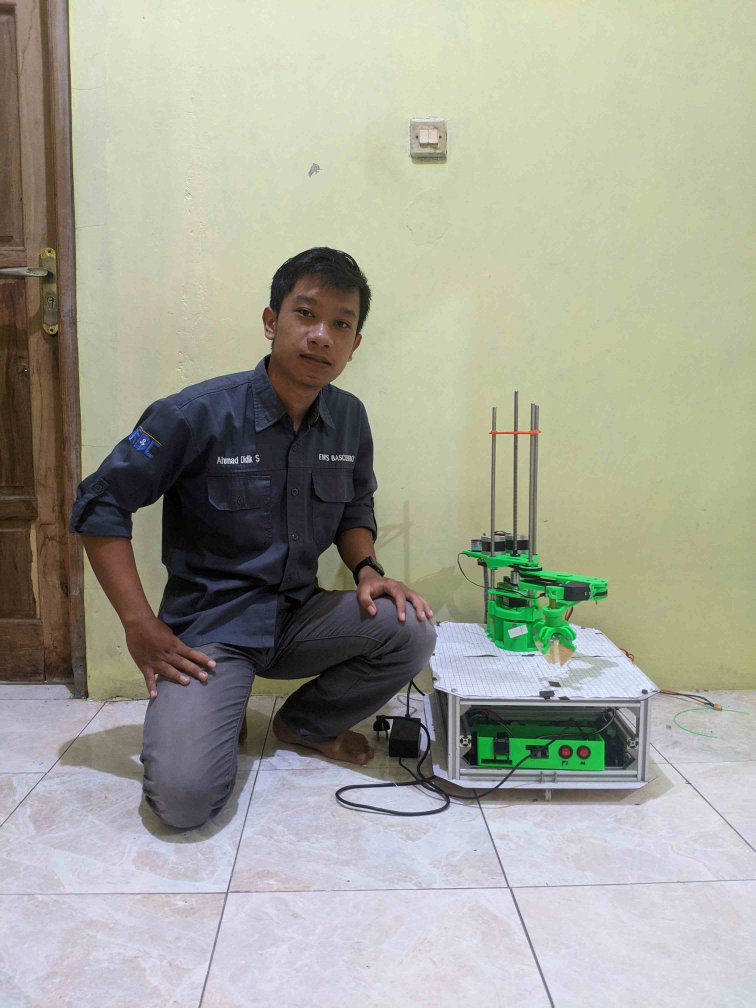
#> input picture face_detection/face_detection_haar_cascade/images/didik.jpg, 3024 x 4032 px, given in place of the camera (shown at 1/4 size)
$ python haar_cascade_detection_video.py
#> lines starting #> are read from the running program, lines starting #| are printed output that depends on the picture; after the words box and inside, x2 and y2 are one past the last pixel; in counts of white or black regions, pixels touching at a corner belong together
#USAGE
#python haar_cascade_detection_video.py

#import the necassary packages
from imutils.video import VideoStream
import argparse
import imutils
import time
import cv2 as cv

# construct the argument parser and parse the arguments
ap = argparse.ArgumentParser()
ap.add_argument("-c", "--cascade", type=str,
    default="haarcascade_frontalface_default.xml",
    help="path to haar cascade face detector")
args = vars(ap.parse_args())

# load the haar cascade face detector from disk
print("[INFO] loading face detector...")
detector = cv.CascadeClassifier(args["cascade"])

# initialize the video
print("[INFO] starting videostream")
vs = VideoStream(src=0).start()
time.sleep(2)

#loop over the frames from the video stream
while True:
    #grab the frame from the video stream and resize it and convert into grayscale
    frame = vs.read()
#> frame is the input picture: shape (4032, 3024, 3); mean B, G, R 151.4, 164.3, 163.6
    frame = imutils.resize(frame, width=800)
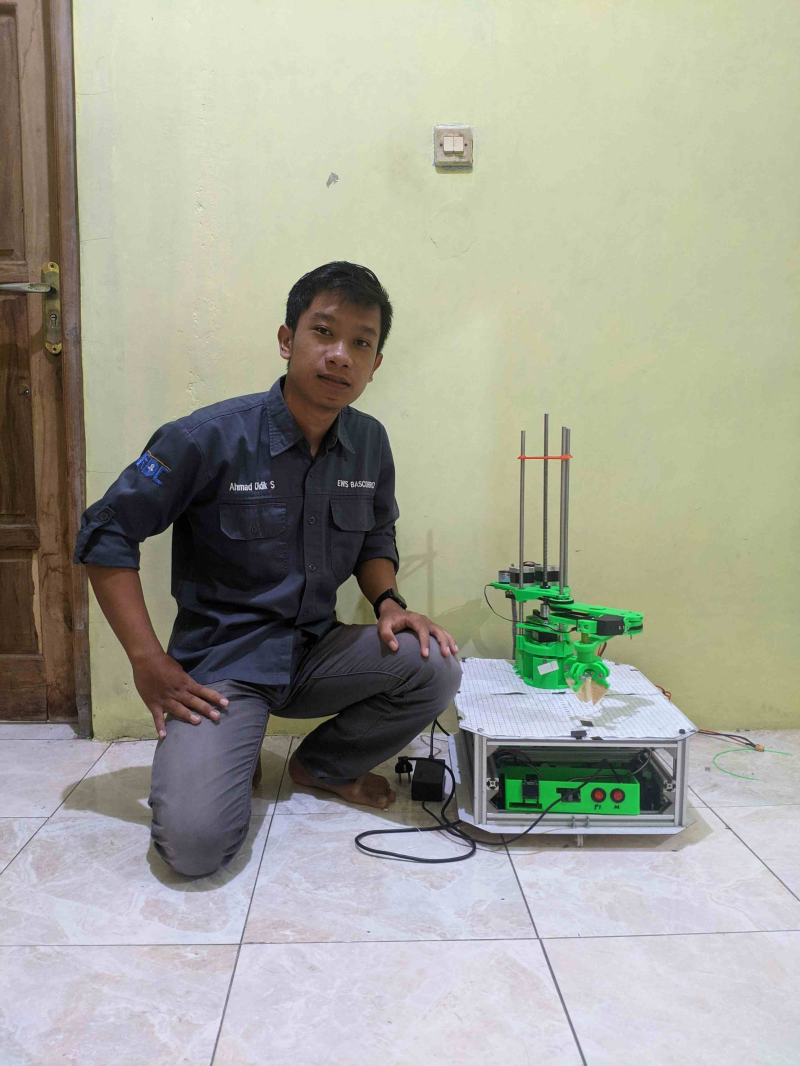
#> frame: shape (1066, 800, 3); mean B, G, R 151.4, 164.3, 163.6
    gray = cv.cvtColor(frame, cv.COLOR_BGR2GRAY)
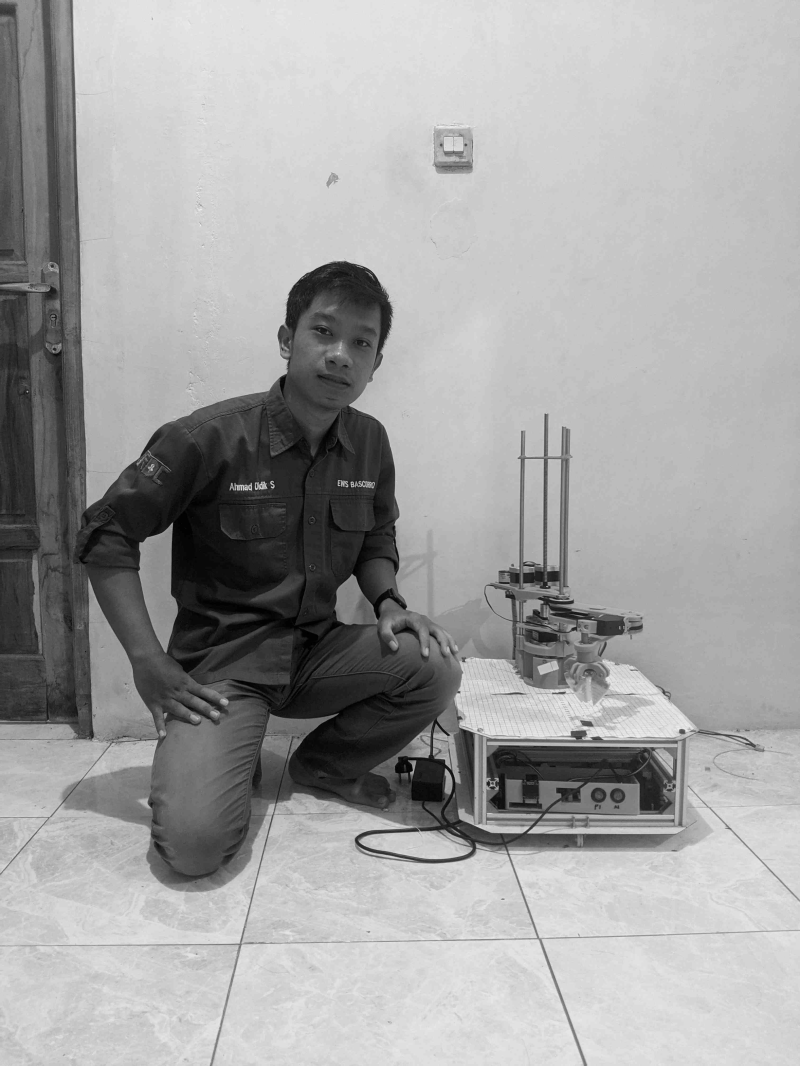
#> gray: shape (1066, 800); min 0, max 240, mean 162.6

    #perform face detection
    rects = detector.detectMultiScale(gray, scaleFactor=1.05,
        minNeighbors=5, minSize=(30, 30),
        flags=cv.CASCADE_SCALE_IMAGE)
#> rects = [[28, 537, 48, 48], [282, 294, 113, 113]]

    #perform over the bounding boxes
    for (x,y,w,h) in rects:
        #draw the face bounding box on the image
        cv.rectangle(frame, (x,y), (x+w, y+h), (0,255,0), 2)
#> this loop made 2 passes
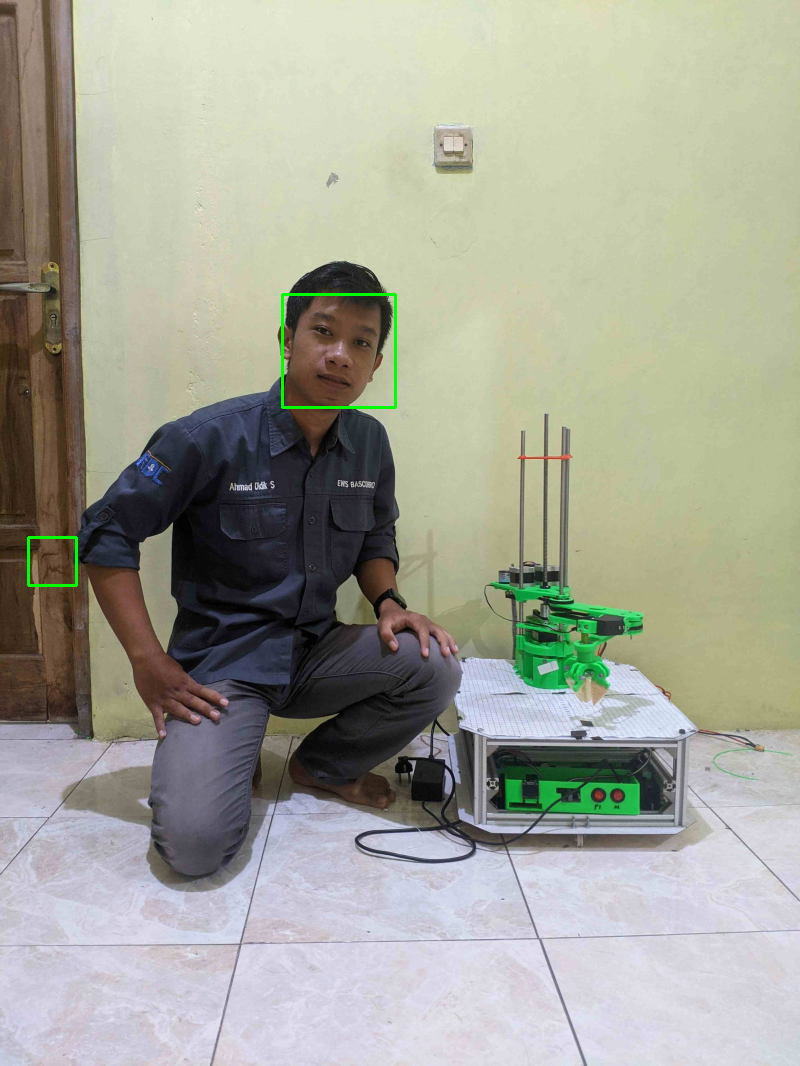
#> frame: shape (1066, 800, 3); 0.23% of pixels changed, all inside (x1, y1, x2, y2) = (27, 293, 397, 587)

    # show the output
    cv.imshow("Frame", frame)
    key = cv.waitKey(1) & 0xFF
#> (key q is pressed here)

    #if the `q` key was pressed, break from the loop
    if key == ord("q"):
        break

cv.destroyAllWindows()
vs.stop()

$ run again, on face_detection/face_detection_haar_cascade/images/tim.jpg
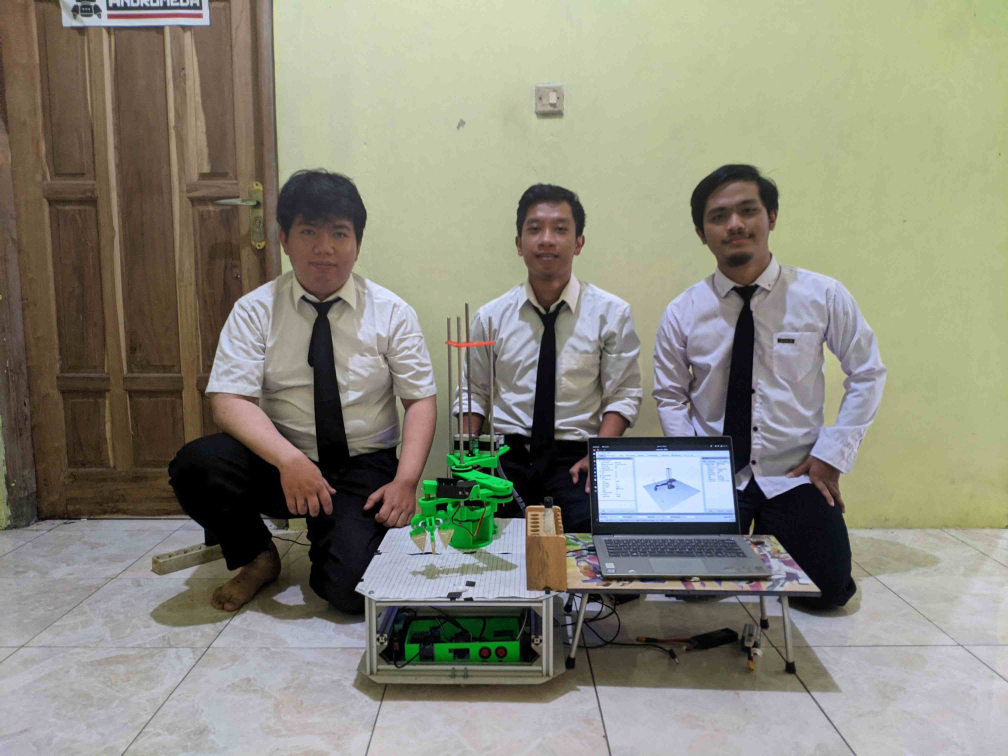
#> input picture face_detection/face_detection_haar_cascade/images/tim.jpg, 4032 x 3024 px, given in place of the camera (shown at 1/4 size)
#> frame is the input picture: shape (3024, 4032, 3); mean B, G, R 122.5, 136.7, 138.1
#> `gray = cv.cvtColor(frame, cv.COLOR_BGR2GRAY)`:
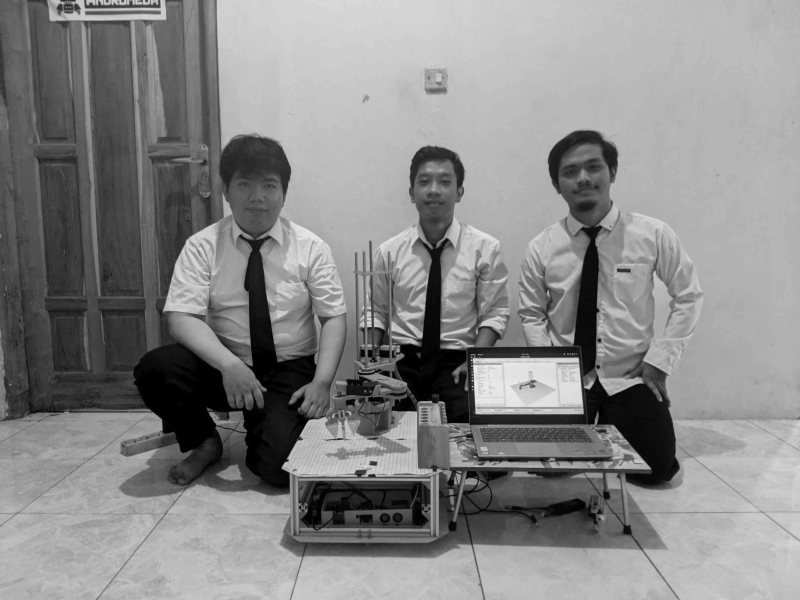
#> gray: shape (600, 800); min 0, max 239, mean 135.5
#> rects = [[405, 158, 59, 59], [550, 144, 65, 65], [229, 165, 58, 58]]
#> the loop `for (x,y,w,h) in rects:` made 3 passes
#> after the loop `for (x,y,w,h) in rects:`:
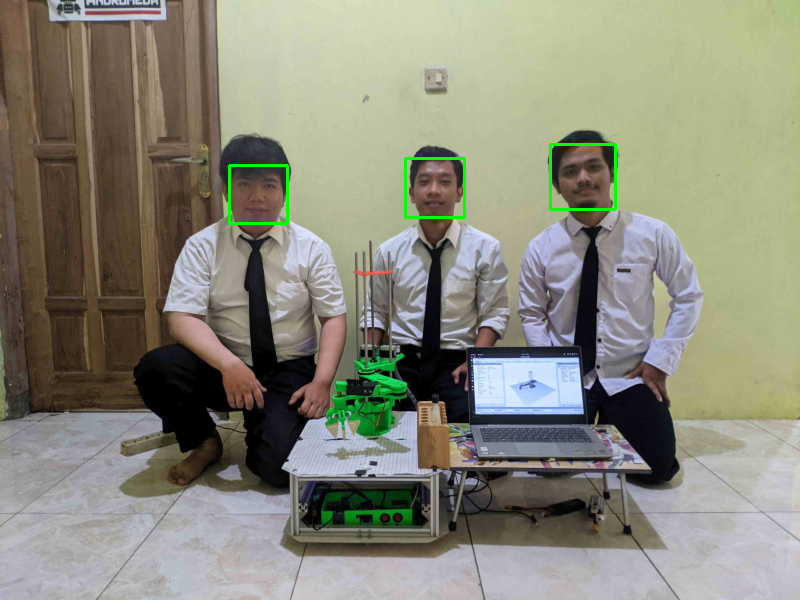
#> frame: shape (600, 800, 3); mean B, G, R 122.1, 137.4, 137.6
